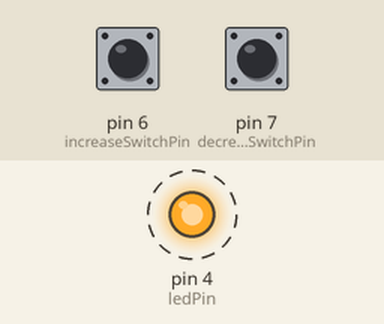
Simulated run of this sketch. Board: Arduino Uno, built with avr-gcc and run on an emulated ATmega328P. On the bench: output pins drawn as LEDs (lit = HIGH). Dashed ring = blinking. Inputs (shaded band) come from the test bench; at power-on: pin 7 (decreaseSwitchPin) HIGH, pin 6 (increaseSwitchPin) HIGH.

Above: at 6.8 s.
6.9 s: pin 7 (decreaseSwitchPin) pulled LOW for 2.6 s
At 7.9 s:
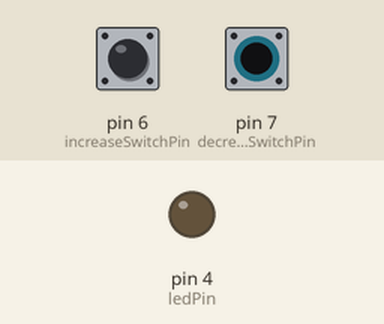
11.0 s: pin 6 (increaseSwitchPin) pulled LOW for 2.6 s
At 11.6 s:
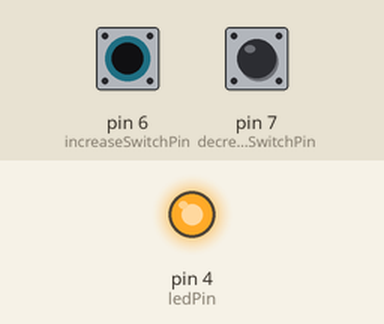
Timing chart, 0 to 21.1 s (numbered marks = the images above; inputs shaded):
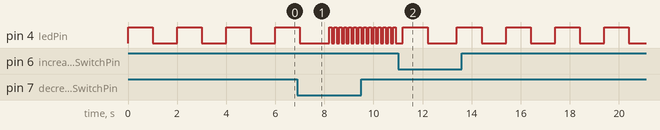

The sketch:

EXP_7_BlinkingRate.ino
```cpp
const int ledPin = 4;  // Assuming you have connected the LED to digital pin 13
const int increaseSwitchPin = 6;  // Pin for the switch to increase blinking rate
const int decreaseSwitchPin = 7;  // Pin for the switch to decrease blinking rate

int blinkInterval = 1000;  // Initial blinking rate in milliseconds

void setup() {
  pinMode(ledPin, OUTPUT);
  pinMode(increaseSwitchPin, INPUT_PULLUP);
  pinMode(decreaseSwitchPin, INPUT_PULLUP);
}

void loop() {
  digitalWrite(ledPin, HIGH);
  delay(blinkInterval);
  digitalWrite(ledPin, LOW);
  delay(blinkInterval);

  // Check the state of the switches
  if (digitalRead(increaseSwitchPin) == LOW) {
    increaseBlinkInterval();
  }

  if (digitalRead(decreaseSwitchPin) == LOW) {
    decreaseBlinkInterval();
  }
}

void increaseBlinkInterval() {
  blinkInterval = 1000;  // Increase the blinking rate by 100 milliseconds
  delay(200);  // Debounce delay to avoid rapid multiple presses
}

void decreaseBlinkInterval() {
  if (blinkInterval > 100) {  // Ensure blinking rate doesn't go below 100 milliseconds
    blinkInterval =100;  // Decrease the blinking rate by 100 milliseconds
    delay(200);  // Debounce delay to avoid rapid multiple presses
  }
}
```
